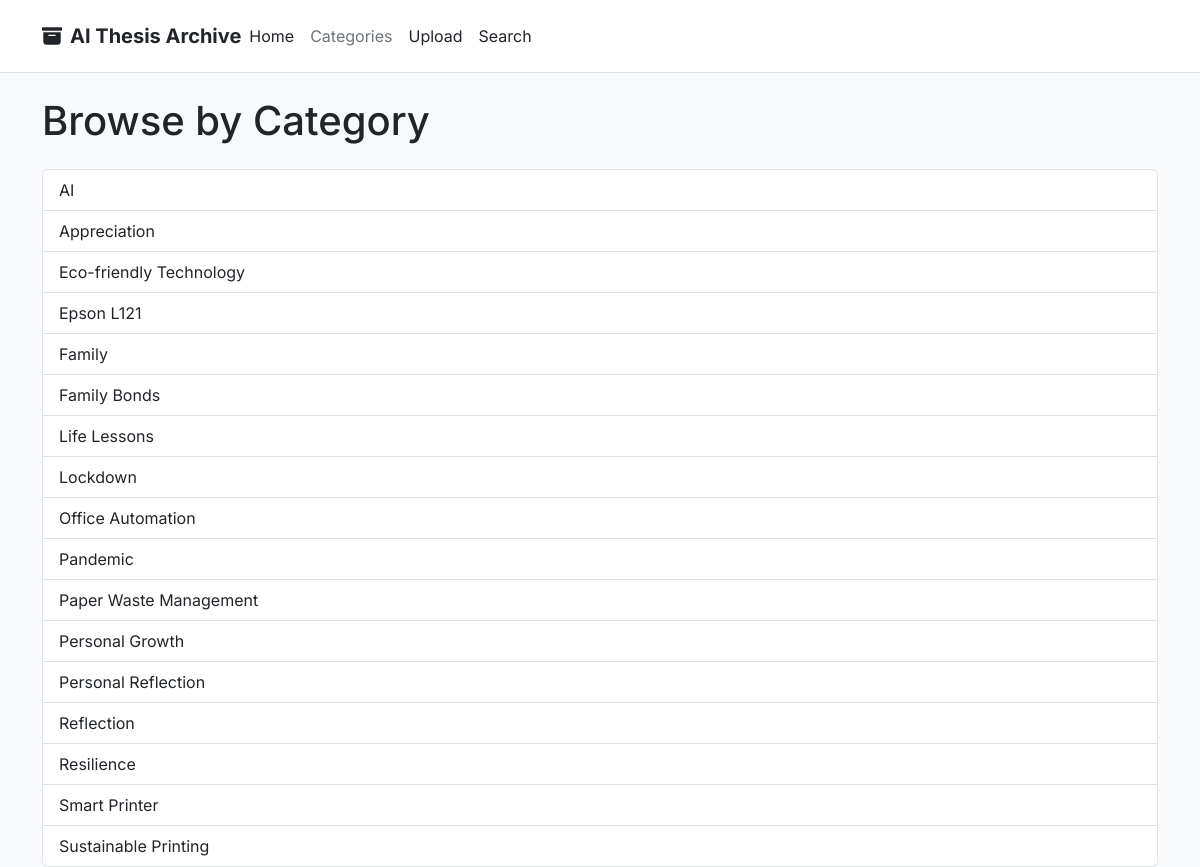
The page /categories/ on the database as committed earlier.
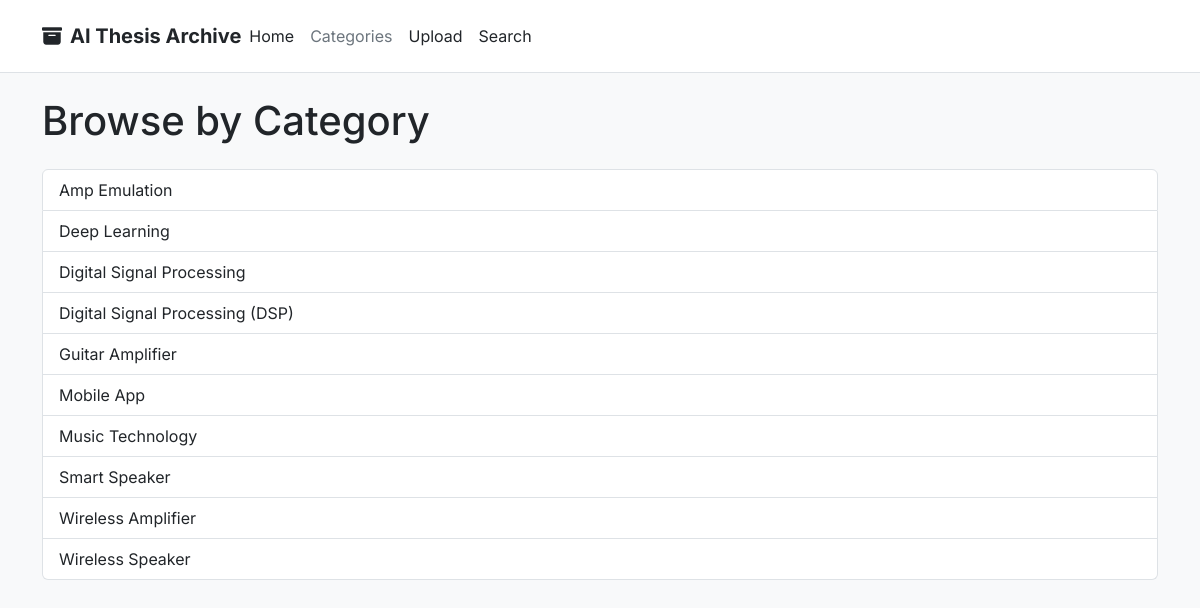
The same page on the database as committed later.
### uploader/models.py (models this page shows, shortened)
class Tag(models.Model):
    name = models.CharField(max_length=100, unique=True)

### uploader/views.py (the view)
# urls.py: path('categories/', views.category_list, name='category_list'),
def category_list(request):
    tags = Tag.objects.all().order_by('name')
    context = {
        'tags': tags
    }
    return render(request, 'uploader/categories_list.html', context)

### uploader/templates/uploader/categories_list.html (shortened to what this page needs)
<!DOCTYPE html>
<html lang="en">
<head>
    <link href="https://cdn.jsdelivr.net/npm/bootstrap@5.3.3/dist/css/bootstrap.min.css" rel="stylesheet">
    <link rel="stylesheet" href="https://cdn.jsdelivr.net/npm/bootstrap-icons@1.11.3/font/bootstrap-icons.min.css">
</head>
<body>
    <header class="p-3 mb-3 border-bottom bg-white">
        <div class="container">
            <div class="d-flex flex-wrap align-items-center justify-content-center justify-content-lg-start">
                <a href="{% url 'home' %}" class="d-flex align-items-center mb-2 mb-lg-0 text-dark text-decoration-none fs-5 fw-bold">
                    <i class="bi bi-archive-fill me-2"></i> AI Thesis Archive
                </a>
                <ul class="nav col-12 col-lg-auto me-lg-auto mb-2 justify-content-center mb-md-0">
                    <li><a href="{% url 'home' %}" class="nav-link px-2 link-dark">Home</a></li>
                    <li><a href="{% url 'category_list' %}" class="nav-link px-2 link-secondary">Categories</a></li>
                    <li><a href="{% url 'upload_document' %}" class="nav-link px-2 link-dark">Upload</a></li>
                    <li><a href="{% url 'search' %}" class="nav-link px-2 link-dark">Search</a></li>
                </ul>
            </div>
        </div>
    </header>
    <div class="container mt-4">
        <h1 class="mb-4">Browse by Category</h1>
        <div class="list-group">
            {% for tag in tags %}
                <a href="{% url 'category_detail' tag_name=tag.name %}" class="list-group-item list-group-item-action">
                    {{ tag.name }}
                </a>
            {% empty %}
                <p class="text-muted">No categories found.</p>
            {% endfor %}
        </div>
    </div>
</body>
</html>

### uploader/templates/uploader/categories_list.html (style rules this page uses)
body { font-family: 'Inter', sans-serif; background-color: #f8f9fa; }

Rows that differ between the two databases and show on the page:
removed Tag: name "AI"
removed Tag: name "Appreciation"
removed Tag: name "Eco-friendly Technology"
removed Tag: name "Epson L121"
removed Tag: name "Family"
removed Tag: name "Family Bonds"
removed Tag: name "Life Lessons"
removed Tag: name "Lockdown"
removed Tag: name "Office Automation"
removed Tag: name "Pandemic"
removed Tag: name "Paper Waste Management"
removed Tag: name "Personal Growth"
removed Tag: name "Personal Reflection"
removed Tag: name "Reflection"
removed Tag: name "Resilience"
removed Tag: name "Smart Printer"
removed Tag: name "Sustainable Printing"
added Tag: name "Amp Emulation"
added Tag: name "Deep Learning"
added Tag: name "Digital Signal Processing"
added Tag: name "Digital Signal Processing (DSP)"
added Tag: name "Guitar Amplifier"
added Tag: name "Mobile App"
added Tag: name "Music Technology"
added Tag: name "Smart Speaker"
added Tag: name "Wireless Amplifier"
added Tag: name "Wireless Speaker"
